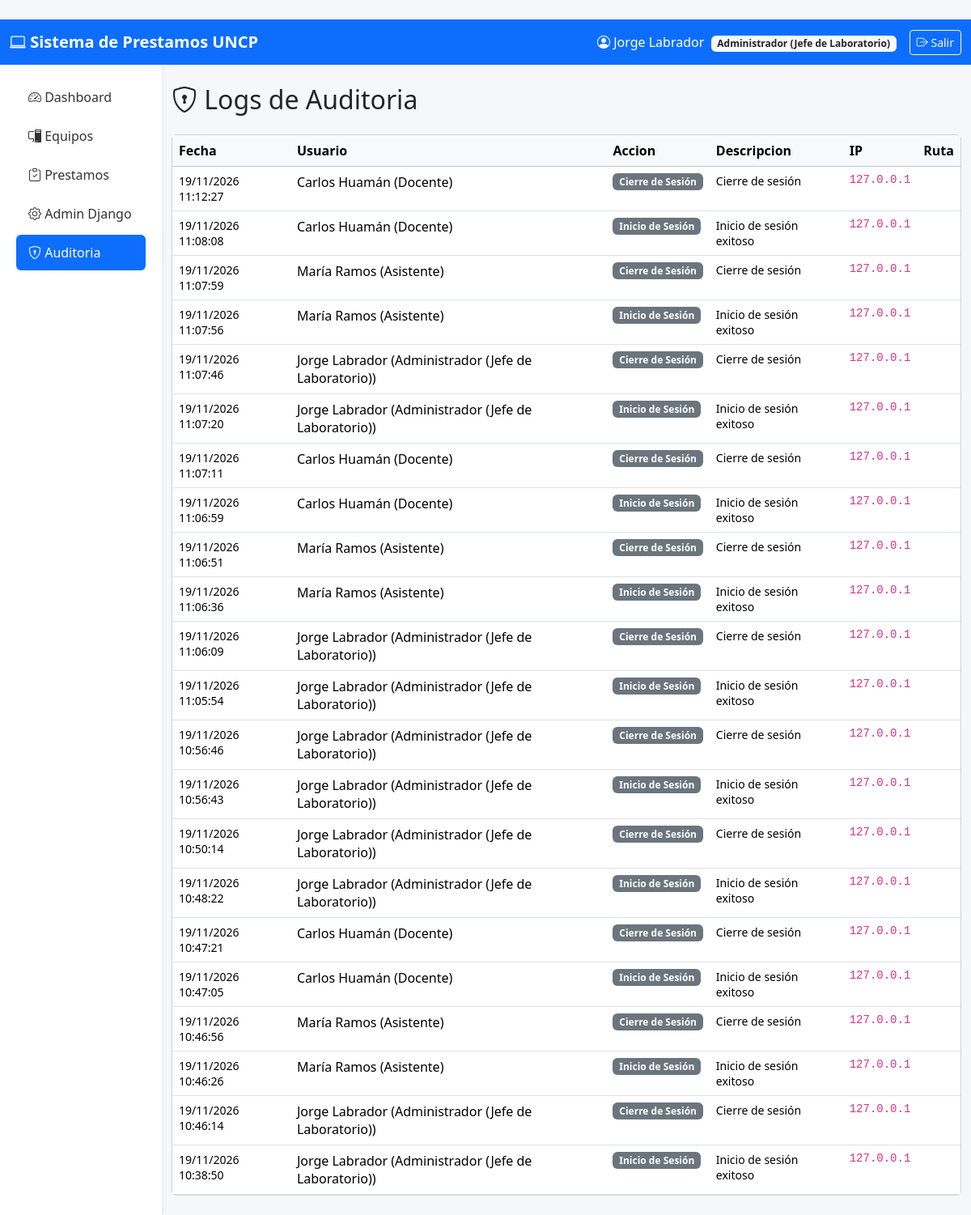
/auditoria/ (signed in), run on an earlier commit of the app's database.
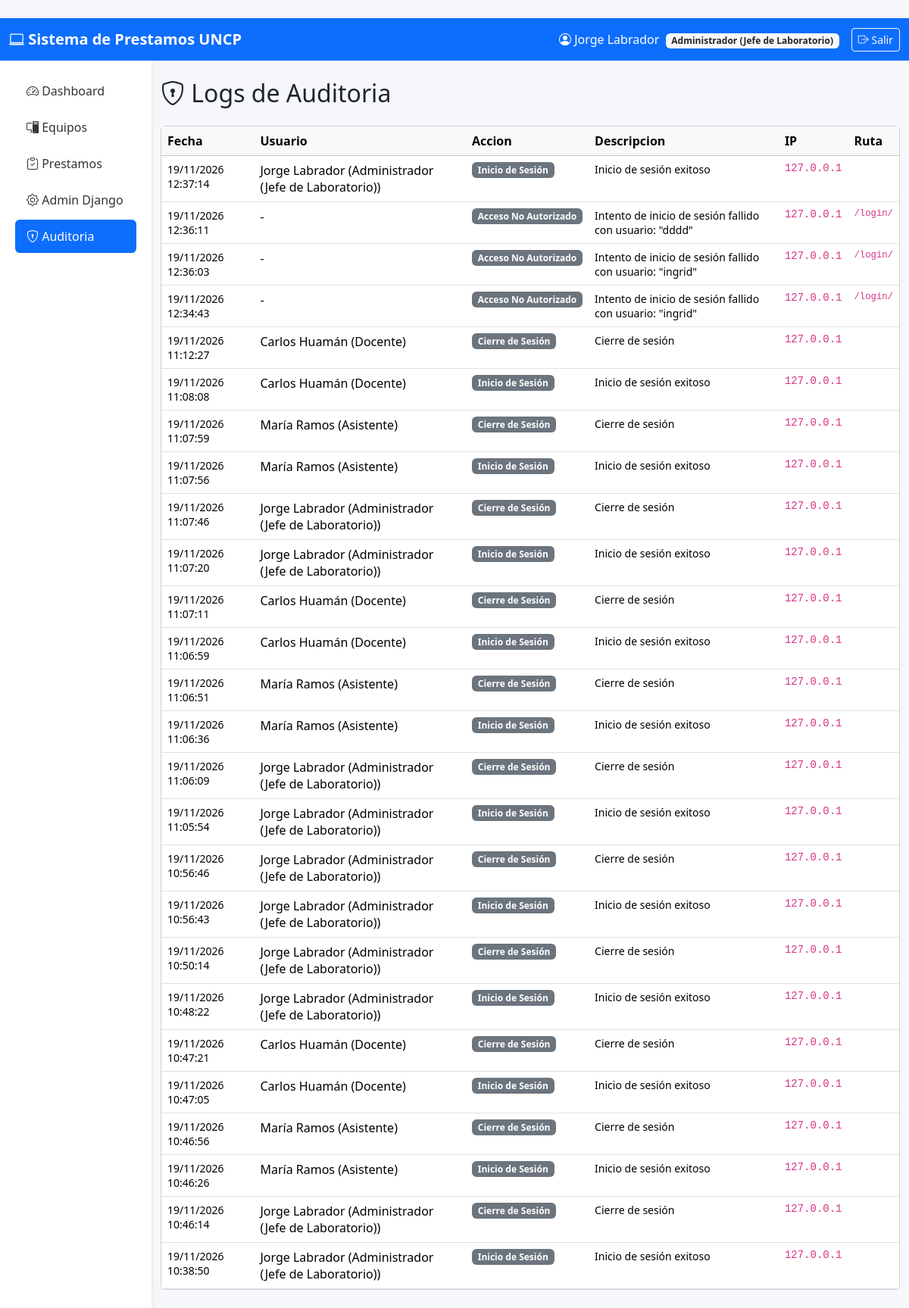
And on a later commit of the database.
### core/models.py (models this page shows, shortened)
class LogAuditoria(models.Model):
    ACCION_CHOICES = (
        ('PRESTAMO_CREADO', 'Préstamo Creado'),
        ('PRESTAMO_DEVUELTO', 'Préstamo Devuelto'),
        ('EQUIPO_CREADO', 'Equipo Registrado'),
        ('EQUIPO_MODIFICADO', 'Equipo Modificado'),
        ('EQUIPO_ELIMINADO', 'Equipo Eliminado'),
        ('LOGIN', 'Inicio de Sesión'),
        ('LOGOUT', 'Cierre de Sesión'),
        ('ACCESO_DENEGADO', 'Acceso No Autorizado'),
    )
    usuario = models.ForeignKey(
        Usuario, on_delete=models.SET_NULL, null=True, blank=True
    )
    accion = models.CharField(max_length=30, choices=ACCION_CHOICES)
    descripcion = models.TextField()
    ip_address = models.GenericIPAddressField(null=True, blank=True)
    fecha = models.DateTimeField(auto_now_add=True)
    ruta = models.CharField(max_length=255, blank=True)
    class Meta:
        verbose_name = 'Log de Auditoría'
        verbose_name_plural = 'Logs de Auditoría'
        ordering = ['-fecha']

class Usuario(AbstractUser):
    ROL_CHOICES = (
        ('admin', 'Administrador (Jefe de Laboratorio)'),
        ('docente', 'Docente'),
        ('asistente', 'Asistente'),
    )
    rol = models.CharField(max_length=20, choices=ROL_CHOICES, default='docente')
    codigo_uncp = models.CharField(max_length=20, unique=True, blank=True, null=True)
    telefono = models.CharField(max_length=15, blank=True)
    fecha_creacion = models.DateTimeField(auto_now_add=True)
    class Meta:
        verbose_name = 'Usuario'
        verbose_name_plural = 'Usuarios'
    def __str__(self):
        return f"{self.get_full_name() or self.username} ({self.get_rol_display()})"
    @property
    def es_admin(self):
        return self.rol == 'admin' or self.is_superuser
    @property
    def es_docente(self):
        return self.rol == 'docente'

### core/views.py (the view)
# urls.py: path('auditoria/', views.auditoria_logs, name='auditoria_logs'),
@admin_requerido
def auditoria_logs(request):
    logs = LogAuditoria.objects.select_related('usuario').all()[:100]
    return render(request, 'core/auditoria.html', {'logs': logs})

### core/templates/core/auditoria.html (shortened to what this page needs)
﻿{% extends 'base.html' %}
{% block content %}
<h2 class="mb-4"><i class="bi bi-shield-lock"></i> Logs de Auditoria</h2>
<div class="card">
  <div class="card-body p-0">
    <table class="table table-hover mb-0">
      <thead class="table-light">
        <tr>
          <th>Fecha</th>
          <th>Usuario</th>
          <th>Accion</th>
          <th>Descripcion</th>
          <th>IP</th>
          <th>Ruta</th>
        </tr>
      </thead>
      <tbody>
        {% for log in logs %}
        <tr>
          <td><small>{{ log.fecha|date:"d/m/Y H:i:s" }}</small></td>
          <td>{{ log.usuario|default:"-" }}</td>
          <td><span class="badge bg-secondary">{{ log.get_accion_display }}</span></td>
          <td><small>{{ log.descripcion }}</small></td>
          <td><code>{{ log.ip_address }}</code></td>
          <td><small><code>{{ log.ruta }}</code></small></td>
        </tr>
        {% empty %}
        <tr>
          <td colspan="6" class="text-center text-muted py-4">No hay registros.</td>
        </tr>
        {% endfor %}
      </tbody>
    </table>
  </div>
</div>
{% endblock content %}

What changed in the data, as far as the page shows it:
added LogAuditoria: fecha "19/11/2026 12:37:14", usuario "Jorge Labrador (Administrador (Jefe de Laboratorio))", accion "Inicio de Sesión", descripcion "Inicio de sesión exitoso", ip_address "127.0.0.1"
added LogAuditoria: fecha "19/11/2026 12:36:11", usuario "-", accion "Acceso No Autorizado", descripcion "Intento de inicio de sesión fallido con usuario: \"dddd\"", ip_address "127.0.0.1", ruta "/login/"
added LogAuditoria: fecha "19/11/2026 12:36:03", usuario "-", accion "Acceso No Autorizado", descripcion "Intento de inicio de sesión fallido con usuario: \"ingrid\"", ip_address "127.0.0.1", ruta "/login/"
added LogAuditoria: fecha "19/11/2026 12:34:43", usuario "-", accion "Acceso No Autorizado", descripcion "Intento de inicio de sesión fallido con usuario: \"ingrid\"", ip_address "127.0.0.1", ruta "/login/"
